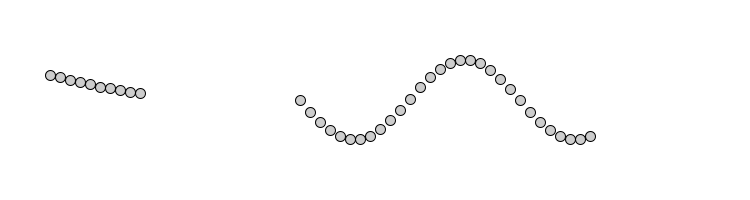
Frame 1 (no input)
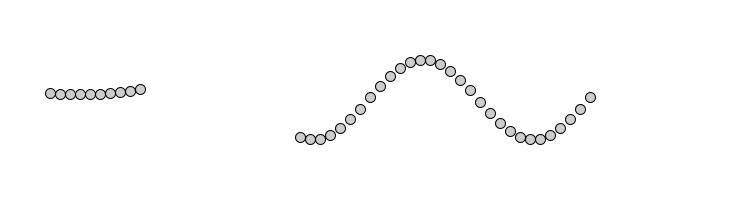
Frame 60 (the mouse pressed at the canvas centre just before this capture)
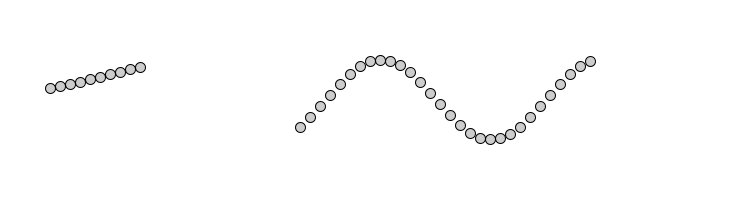
Frame 120 (the mouse held since frame 60 and released just before this capture)

The Processing sketch that drew these frames (run headless with seeded random() and noise(); from frame 60 on, the mouse is pressed at the canvas centre):

// Processing sketch: OOPWave
// ── OOPWave.pde
Wave wave0;
Wave wave1;

void setup() {
  size(750,200);
  // Initialize a wave with starting point, width, amplitude, and period
  wave0 = new Wave(new PVector(50,75),100,20,500);
  wave1 = new Wave(new PVector(300,100),300,40,220);

}

void draw() {
  background(255);
  
  // Update and display waves
  wave0.calculate();
  wave0.display();
  
  wave1.calculate();
  wave1.display();


}
// ── Wave.pde
class Wave{

  int xspacing = 10;
  int w;
  
  PVector origin;
  float theta = 0.0;
  float amplitude;
  float period;
  float dx;
  float[] yvalues;


  Wave(PVector o, int w_, float a, float p){
    
    origin = o.get();
    w = w_;
    period = p;
    amplitude = a;
    
    dx = (TWO_PI/period) * xspacing;
    yvalues = new float[w/xspacing];
    
  }
  
  void calculate(){
  
    theta += 0.02;
    float x =theta;
    
    for(int i = 0; i < yvalues.length; i++){
    
      yvalues[i] = sin(x)*amplitude;
      x+=dx;
    
    }
  
  }
  
  
  void display(){
  
    for(int x=0; x < yvalues.length; x++){
      stroke(0);
      fill(0,50);
      ellipseMode(CENTER);
      ellipse(origin.x+x*xspacing,origin.y+yvalues[x],10,10);
    }
  
  }

}
